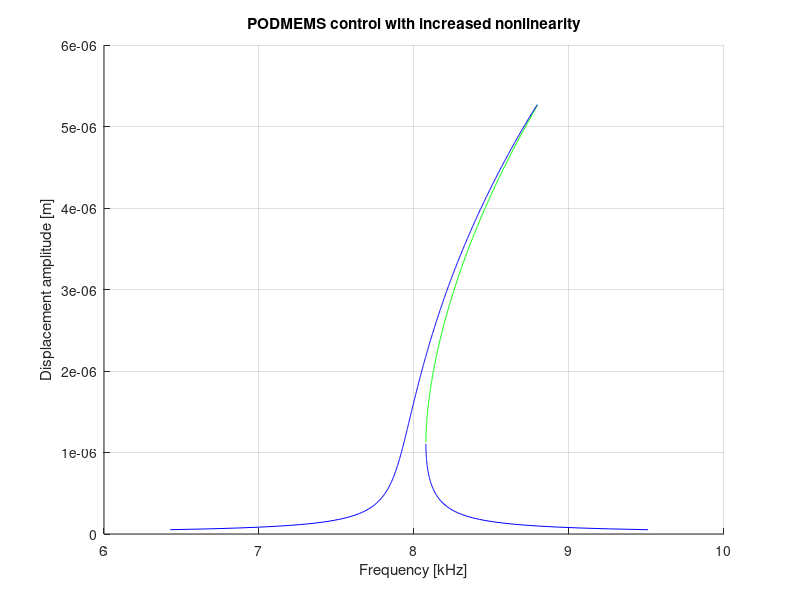

Write MATLAB code to recreate this figure.
%% Frequency response of a MEMS Duffing oscillator
clear all; 
%clf; 
tic
'////////////////////////'
%Equations:
%M*x'' + D*x' + K*x + kappa*x = F0*cos(w*t)
%x'' + 2*D_M2w0*w0*x' + w0^2*x + kappa_M*x = F0_M*cos(Omega*t)
u = 1e-6;
E=160e9; 
L=294.7e-6; H=20e-6; W=2e-6;
I=W^3*H/12;
alpha = 2.6e-6;
DT = 0;
K1 = 3*E*I/(L/2)^3;
L=L*(1+alpha*DT);
H=H*(1+alpha*DT);
W=W*(1+alpha*DT);
I=W^3*H/12;
K2 = 3*E*I/(L/2)^3;
M = 8e-10; 
w1=sqrt(K1/M);
w2=sqrt(K2/M);


%Parameters
    M = 8e-10; %mass 8e-10
    D = 1.55e-7; %damping 1.55e-7
    K = 2; %stiffness 2
    %kappa = 4.1e10; %nonlinearity 4.1e10
    %kappa = 1 * 4.1e10; %nonlinearity 4.1e10
    kappa = 30^2 * 37 * 8.854e-12 * 20e-6 / (2e-6 * (5.28e-6)^3)
    N = 37; e0 = 8.854e-12; 
    V = 5
    g = 2e-6; 
    F0 = 0.5* 2*N*1/2*e0*H/g*V^2; %Force amplitude
%Temperature    
    DT = 0;
    T = 300 + DT;
    alpha = 2.6e-6;
    E = exp( 2.61 * 1e-3 * 1.6e-19 / T / 1.38e-23) * 145e9
    L=L*(1+alpha*DT);
    H=H*(1+alpha*DT);
    W=W*(1+alpha*DT);
    I=W^3*H/12;
    K = 3*E*I/(L/2)^3
    
    w0 = sqrt(K/M)
    Q = w0*M/D
    xmax = F0/w0/D
    %Q = 100;
    %D = w0*M/Q
    %xmax = F0/w0/D
    
    amplitude = linspace(0.01, 2, 1000)*xmax; %Range for displacement amplitude
%Eqn conversion 
    w0 = sqrt(K/M); %Primary resonance
    kappa_M = kappa/M; 
    F0_M = F0/M; 
    D_M2w0 = D/(M*2*w0); %linear damping
j1 = 0; j2 = 0; j3 = 0;

%% Plots 
for j = 1 : 1 : length(amplitude)
    %Eigen values and w/w0
        w_w0_23(j)=(1+3*kappa_M/(8*w0^2)*amplitude(j)^2+sqrt((F0_M/(2*w0^2*amplitude(j)))^2-D_M2w0^2));
        lambda_w_w0_23_1 = sqrt(-(w_w0_23(j)-w0-3*kappa_M/(8*w0)*amplitude(j)^2)*(w_w0_23(j)-w0-9*kappa_M/(8*w0)*amplitude(j)^2))-(D_M2w0*w0);
        w_w0_1(j)=(1+3*kappa_M/(8*w0^2)*amplitude(j)^2-sqrt((F0_M/(2*w0^2*amplitude(j)))^2-D_M2w0^2));
        lambda_w_w0_1_1 = sqrt(-(w_w0_1(j)-w0-3*kappa_M/(8*w0)*amplitude(j)^2)*(w_w0_1(j)-w0- 9*kappa_M/(8*w0)*amplitude(j)^2))-(D_M2w0*w0);
	if lambda_w_w0_23_1==conj(lambda_w_w0_1_1) 
        break %Terminate 
    else
        if kappa_M > 0 %Spring hardening case
            j1 = j1 + 1;
            X1(j1) = w_w0_1(j);
            Y1(j1) = amplitude(j);
            stability = (w_w0_23(j)*w0-w0-3*kappa_M/(8*w0)*amplitude(j)^2)*(w_w0_23(j)*w0-w0- 9*kappa_M/(8*w0)*amplitude(j)^2)+(D_M2w0*w0)^2;
            if stability < 0 %if < 0, then it is unstable
                j2 = j2 + 1;
                X2(j2) = w_w0_23(j);
                Y2(j2) = amplitude(j);
            else %if stable
                j3 = j3 + 1;
                X3(j3) = w_w0_23(j);
                Y3(j3) = amplitude(j);
            end
        else %Spring softening case
            j1 = j1 + 1;
            X1(j1) = w_w0_23(j);
            Y1(j1) = amplitude(j);
            stability = (w_w0_1(j)*w0-w0-3*kappa_M/(8*w0)*amplitude(j)^2)*(w_w0_1(j)*w0-w0- 9*kappa_M/(8*w0)*amplitude(j)^2)+(D_M2w0*w0)^2;
            if stability < 0 %if < 0, then it is unstable
                j2 = j2 + 1;
                X2(j2) = w_w0_1(j);
                Y2(j2) = amplitude(j);
            else %if stable
                j3 = j3 + 1;
                X3(j3) = w_w0_1(j);
                Y3(j3) = amplitude(j);
            end
        end
	end
end
%Figure displacy
    k = 1000;   
    figure(1); 
    %clf;
    hold on; grid on;
    if exist('X2') %If there is an unstable curve
        plot(X2*w0/k/2/pi,Y2,'g'); 
    end
    plot(X1*w0/k/2/pi,Y1,'b'); 
    plot(X3(1:length(X3)-1)*w0/k/2/pi,Y3(1:length(X3)-1),'b');
    title(sprintf('PODMEMS control with increased nonlinearity',M,D,K,kappa,Q));
    ylabel('Displacement amplitude [m]');
    %xlabel(strcat('Frequency [kHz]', sprintf('      w0=%0.3g, F0=%0.3g',w0,F0)));
    xlabel('Frequency [kHz]');
toc    
